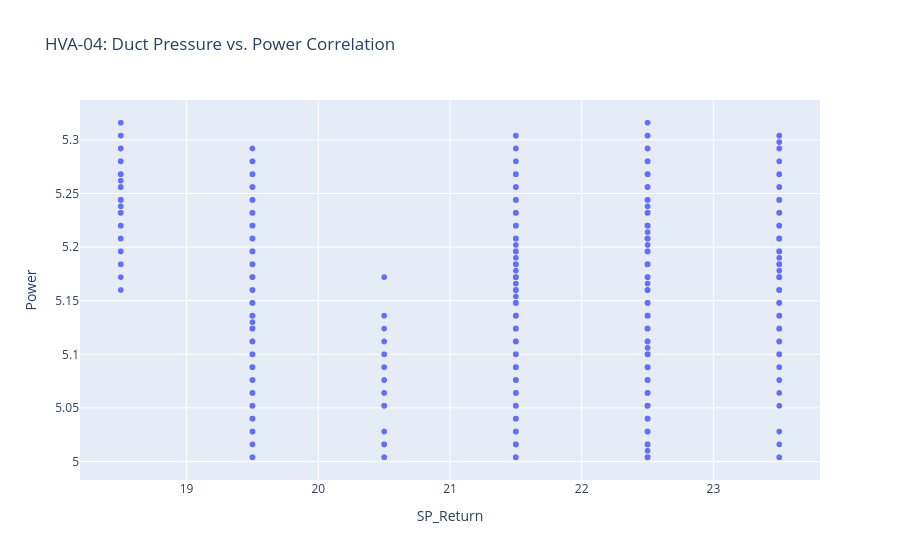

Write notebook code for a chart like this one.
### Code cell
# 1. Static Scatter Plot: Pressure vs. Power (The "Leakage Signature")
fig_static = px.scatter(cleaned_df, x='SP_Return', y='Power', 
                         title="HVA-04: Duct Pressure vs. Power Correlation")
fig_static.write_image("outputs/static_scatter.png")

# 2. Animated Behavior over Time
# We use a slice (first 500 rows) to keep the animation smooth in the browser
fig_anim = px.scatter(cleaned_df.head(500), x='SP_Return', y='Power',
                      animation_frame='Timestamp', 
                      title="Dynamic Pressure-Power Fluctuations")
fig_anim.write_html("outputs/animated_leakage.html")

print("[SUCCESS] Static PNG and Animated HTML saved to /outputs folder.")
fig_static.show() # Display the plot directly in your notebook

### Figure 1 — Plotly figure (JSON) as saved in the notebook; plotly's stock layout.template omitted (floating-point values rounded to 4 significant figures; data arrays with more than 128 entries replaced by an {"elided": "..."} marker saying what was removed)
{"data": [{"hovertemplate": "SP_Return=%{x}<br>Power=%{y}<extra></extra>", "legendgroup": "", "marker": {"color": "#636efa", "symbol": "circle"}, "mode": "markers", "name": "", "showlegend": false, "type": "scattergl", "x": {"elided": "7439 float values"}, "xaxis": "x", "y": {"elided": "7439 float values"}, "yaxis": "y"}], "layout": {"legend": {"tracegroupgap": 0}, "title": {"text": "HVA-04: Duct Pressure vs. Power Correlation"}, "xaxis": {"anchor": "y", "domain": [0, 1], "title": {"text": "SP_Return"}}, "yaxis": {"anchor": "x", "domain": [0, 1], "title": {"text": "Power"}}}}
